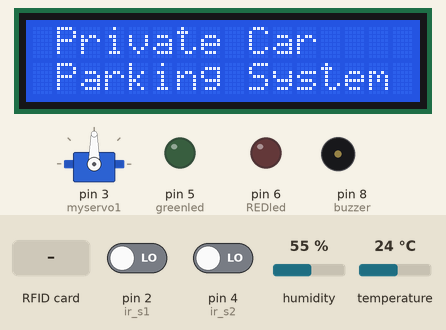
A sketch run on a simulated Arduino Uno, built with avr-gcc and run on an emulated ATmega328P. Parts: servo, 16×2 character LCD, output pins drawn as LEDs (lit = HIGH), buzzer (waves = sounding). The inputs (shaded band) are chosen by the test bench; at power-on: temperature 24 °C, pin 2 (ir_s1) LOW, pin 4 (ir_s2) LOW, humidity 55 %. Pins used as bus, display or sensor lines are not drawn; what the sketch prints to the serial monitor is not drawn.

Above: at 0.2 s.
3.4 s: RFID card C4 D1 F1 33 held to the reader
At 5.0 s:
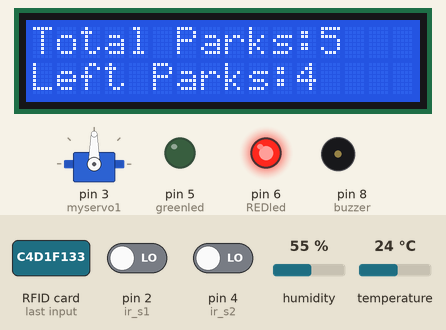
6.1 s: temperature set to 27 °C
7.9 s: temperature set to 30 °C
At 9.5 s:
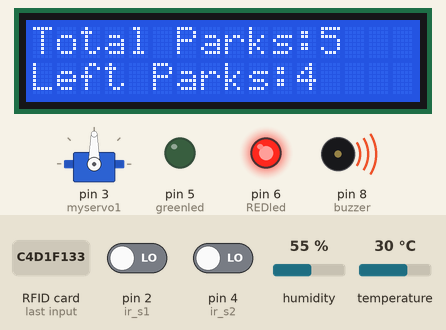
13.9 s: RFID card C4 D1 F1 33 held to the reader
At 15.9 s:
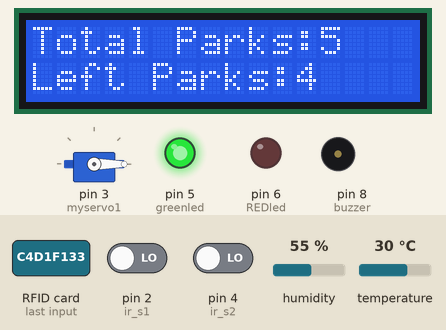
17.5 s: RFID card 5E 7A 19 C4 held to the reader
23.5 s: temperature set to 12 °C
At 25.0 s:
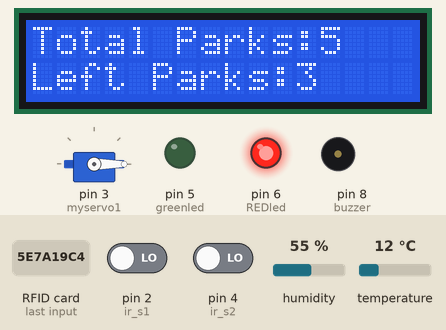
Timing chart, 0 to 26.1 s (numbered marks = the images above; inputs shaded):
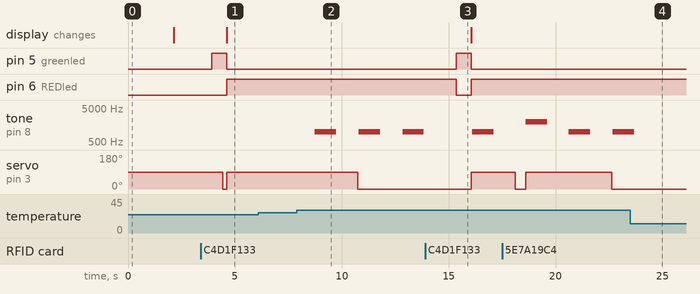

The sketch:

syystem2.ino
```cpp
#include <LiquidCrystal.h>// initialize the library with the numbers of the interface pins
LiquidCrystal lcd(A0, A1, A2, A3, A4, A5);
#include <Servo.h> //includes the servo library

#include "SPI.h"
#include "MFRC522.h"
#include "DHT.h"


#define DHTPIN 7
#define SS_PIN 10
#define RST_PIN 9
#define DHTTYPE DHT11

Servo myservo1;

int ir_s1 = 2;
int ir_s2 = 4;
int test=55 ;

int pos = 0 ;

int REDled = 6;
int greenled = 5;

int buzzer = 8 ;
int disabledht = 0 ;

int Total = 5;
int Space;

int flag1 = 0;
int flag2 = 0;

DHT dht(DHTPIN, DHTTYPE);
MFRC522 rfid(SS_PIN, RST_PIN);
MFRC522::MIFARE_Key key;

void setup() {

  dht.begin();
  Serial.begin(9600);
  SPI.begin();
  rfid.PCD_Init();

  pinMode(ir_s1, INPUT);
  pinMode(ir_s2, INPUT);
  pinMode(greenled, OUTPUT);
  pinMode(REDled, OUTPUT) ;

  myservo1.attach(3);
  myservo1.write(pos = 90);

  lcd.begin(16, 2);
  lcd.setCursor (0, 0);
   lcd.print(" Private Car");
  lcd.setCursor (0, 1);
  lcd.print(" Parking System ");
  delay (2000);
  lcd.clear();


  Space = Total;
}

void loop() {

  float t = dht.readTemperature();
  Serial.println (t);
  Serial.print("");
  if (t >= 29)
  {

    digitalWrite(REDled, HIGH);
    tone(buzzer, 1000); // Send 1KHz sound signal...
    delay(1000);     // ...for 1 sec
    noTone(buzzer);  // Stop sound...
    delay(1000);
    myservo1.write(pos = 0);

  }

if (t < 29 && disabledht == 77 )
  {

    digitalWrite(REDled, LOW);
    myservo1.write(pos = 90);
    disabledht=0 ;


  }


while(1){  if (!rfid.PICC_IsNewCardPresent() || !rfid.PICC_ReadCardSerial())
    return;

  MFRC522::PICC_Type piccType = rfid.PICC_GetType(rfid.uid.sak);

  if (piccType != MFRC522::PICC_TYPE_MIFARE_MINI &&
      piccType != MFRC522::PICC_TYPE_MIFARE_1K &&
      piccType != MFRC522::PICC_TYPE_MIFARE_4K) {

    return;


  } String strID = "";
  for (byte i = 0; i < 4; i++) {
    strID +=
      (rfid.uid.uidByte[i] < 0x10 ? "0" : "") +
      String(rfid.uid.uidByte[i], HEX) +
      (i != 3 ? ":" : "");
  }
  strID.toUpperCase();
  //Serial.print("Tap card key: ");
  //Serial.println(strID);
  delay(500);


  if (pos == 0) {
    digitalWrite(greenled, HIGH);
    digitalWrite(REDled, LOW);
  }
  else {
    digitalWrite(greenled, LOW);
    digitalWrite(REDled, HIGH);
  }

  if (strID.indexOf("C4:D1:F1:33") >= 0) {  //put your own tap card key;   put your own rfid code of the tag in " C6:05:DA:2B "


    //(Authorised Access)

    digitalWrite(greenled, HIGH);
    digitalWrite(REDled, LOW);
    digitalWrite(buzzer, LOW);

    delay(500);


    digitalWrite(greenled,LOW);


  }
  else
  {

    //Access denied
    digitalWrite(REDled, HIGH);
    digitalWrite(greenled, LOW);
    myservo1.write(pos = 90);
    tone(buzzer, 2000); // Send 1KHz sound signal...
    delay(1000);     // ...for 1 sec
    noTone(buzzer);  // Stop sound...
    delay(1000);     // ...for 1sec
    break ;
    delay(500);


  }

  if (digitalRead (ir_s1) == LOW && flag1 == 0) {
    if (Space > 0) {
      flag1 = 1;


      if (flag2 == 0) {
        myservo1.write(pos = 0);
        Space = Space - 1;
      }
    } else {
      lcd.setCursor (0, 0);
      lcd.print(" Sorry no Parks");
      lcd.setCursor (0, 1);
      lcd.print("    Available    ");
      delay (200);
      lcd.clear();
    }

    if (pos == 0) {
      digitalWrite(greenled, HIGH);
      digitalWrite(REDled, LOW);
    }
    else {
      digitalWrite(greenled, LOW);
      digitalWrite(REDled, HIGH);
    }

  }

  if (digitalRead (ir_s2) == LOW && flag2 == 0) {
    flag2 = 1;
    if (flag1 == 0) {
      myservo1.write(pos = 0);
      Space = Space + 1;
    }

    if (pos == 0) {
      digitalWrite(greenled, HIGH);
      digitalWrite(REDled, LOW);
    }
    else {
      digitalWrite(greenled, LOW);
      digitalWrite(REDled, HIGH);
    }


  }

  if (flag1 == 1 && flag2 == 1) {
    delay (200);
    myservo1.write(pos = 90);
    flag1 = 0, flag2 = 0;

    if (pos == 0) {
      digitalWrite(greenled, HIGH);
      digitalWrite(REDled, LOW);
    }
    else {
      digitalWrite(greenled, LOW);
      digitalWrite(REDled, HIGH);
    }


  }

  lcd.setCursor (0, 0);
  lcd.print("Total Parks:");
  lcd.print(Total);

  lcd.setCursor (0, 1);
  lcd.print("Left Parks:");
  lcd.print(Space);

}}
```

Measured:
- the behaviour switches between 28 and 29 °C on temperature (found by bisection; images 1 and 2)
- after the input at 3.4 s, pin 5 (greenled): LOW → HIGH after 0.52 s, → LOW 0.70 s later; pin 6 (REDled): LOW → HIGH after 1.2 s; servo on pin 3 (myservo1): 90° → 0° after 1.0 s, → 90° 0.20 s later; the display: changes after 1.2 s (image 1)
- after the input at 6.1 s, every drawn part: stays the same
- after the input at 7.9 s, tone on pin 8 (buzzer): alternates 1000 Hz for 1.0 s and silent for 1.0 s, starting after 0.84 s; servo on pin 3 (myservo1): 90° → 0° after 2.8 s
- after the input at 13.9 s, pin 5 (greenled): LOW → HIGH after 1.4 s, → LOW 0.70 s later; pin 6 (REDled): HIGH → LOW after 1.4 s, → HIGH 0.70 s later; servo on pin 3 (myservo1): 0° → 90° after 2.2 s
- after the input at 23.5 s, tone on pin 8 (buzzer): goes on until 23.7 s, then stays silent
